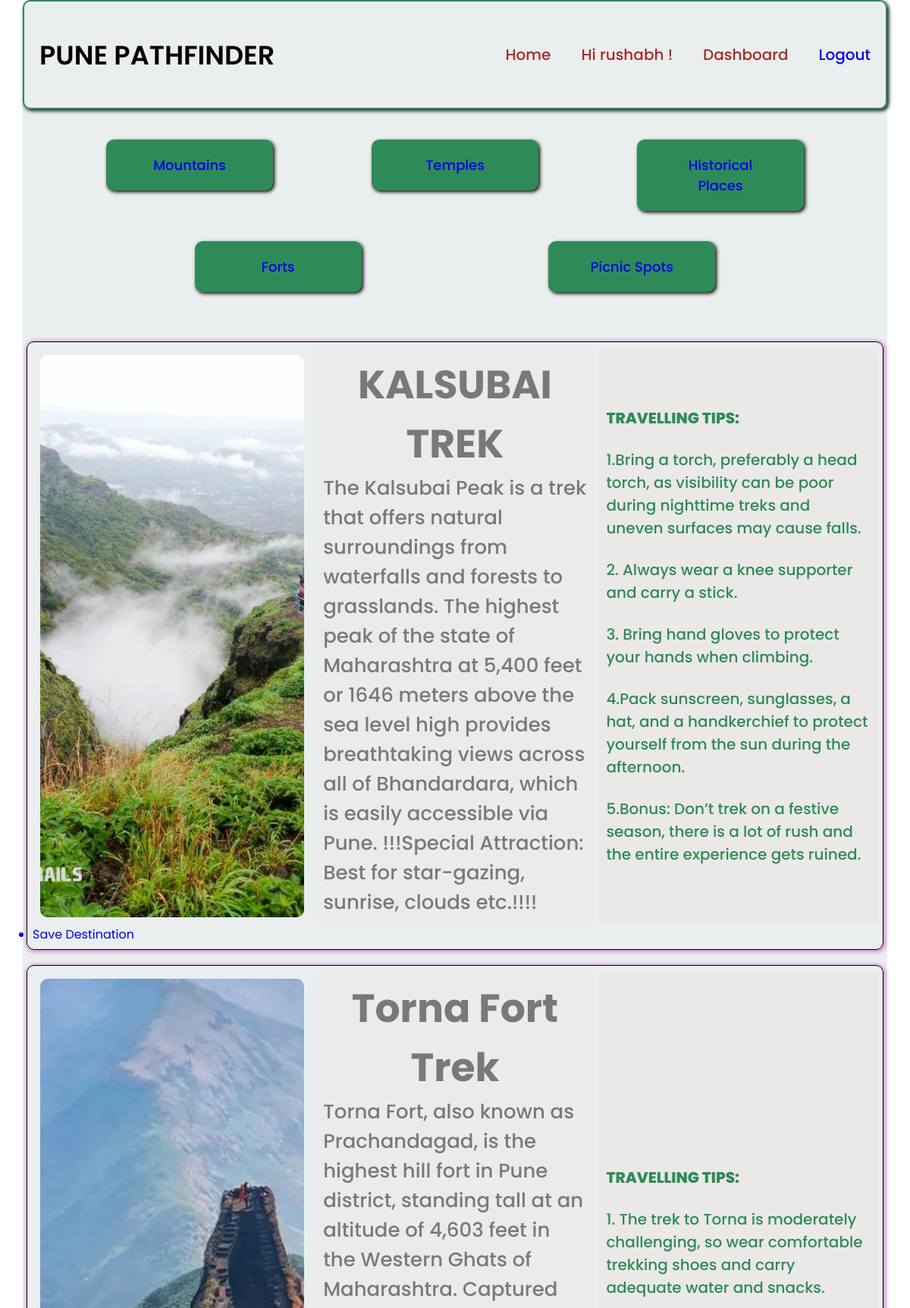
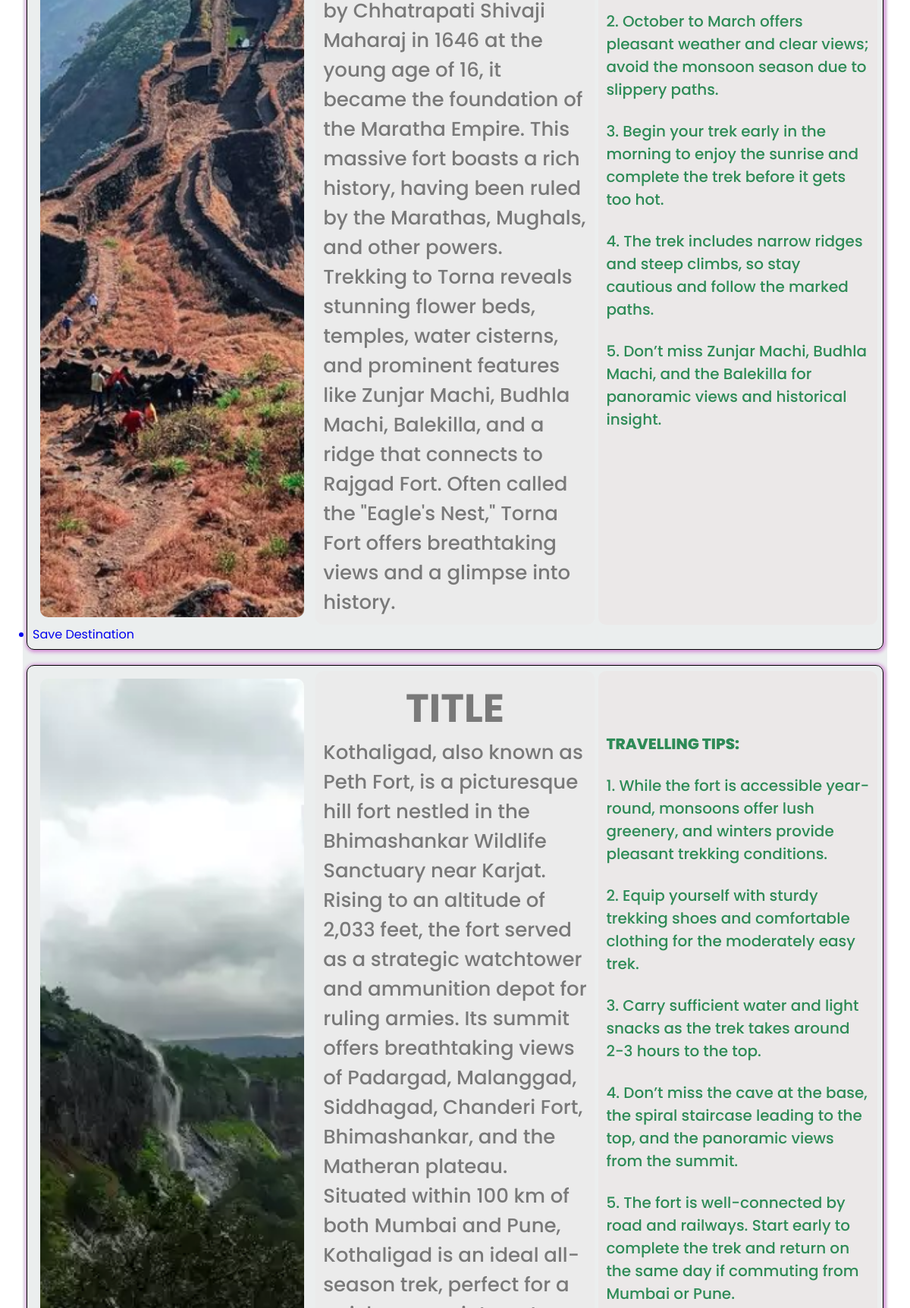
Screenshot of /mountain/ (signed in, upper part) with the database file from the repository (2 pictures, top to bottom).
### home/models.py (models this page shows)
class dest_input(models.Model):
    dest_category=models.CharField(max_length=30)
    dest_title=models.CharField(max_length=50,default="TITLE")
    dest_image=models.ImageField(upload_to="static")
    dest_desc=models.TextField()
    dest_tips=models.TextField(default="un")
    dest_tip1=models.TextField()
    dest_tip2=models.TextField()
    dest_tip3=models.TextField()
    dest_tip4=models.TextField(default="BEST OF LUCK")
    dest_tip5=models.TextField(default="HAVE A GREAT TRIP")
    user=models.ForeignKey(User,on_delete=models.SET_NULL,null=True,blank=True)

### home/views.py (the view)
# urls.py: path('mountain/',mountains),
def mountains(request):
    queryset=dest_input.objects.filter(dest_category='Mountains')
    context={'destination':queryset}
    return render(request,'dest_input.html',context)

### home/templates/dest_input.html (shortened to what this page needs)
<!DOCTYPE html>
<html lang="en">
<head>
    {% load static %}
    <link rel="stylesheet" href="{% static 'dest_input.css' %}">
</head>
<body>
    <div class="wrapper">
        <header>
            <div class="navbar">
                <nav>
                    <h1>PUNE PATHFINDER</h1>
                    <ul>
                        <a href="/destination/"><li>Home</li></a>
                        <li>Hi {{ request.user.username }} !</li>
                        <a href="/dashboard/"><li>Dashboard</li></a>
                        <li>{% if request.user.is_authenticated %}
                            <a href="/logout/" >Logout</a>
                            {%else%}
                            <a href="/login/">Login</a>
                            {%endif%}
                        </li>
                    </ul>
                </nav>
            </div>
        </header>
        <div class="categories">
                <a href="/mountain/">
                    <ul class="btn">
                        <li>Mountains</li>
                    </ul>
                </a>
                <a href="/Temples/">
                    <ul class="btn">
                        <li>Temples</li>
                    </ul>
                </a>
                <a href="/Historical/">
                    <ul class="btn">
                        <li>Historical Places</li>
                    </ul>
                </a>
                <a href="/Forts/">
                    <ul class="btn">
                        <li>Forts</li>
                    </ul>
                </a>
                <a href="/Picnic/">
                    <ul class="btn">
                        <li>Picnic Spots</li>
                    </ul>
                </a>
        </div>
        <div class="display-box">
            {% for d in destination %}
            <table>
                <tr>
                    <td class="image">
                        <img src="/media/{{d.dest_image}}" alt="">
                    </td>
                    <td class="description">
                    <ul>
                        <li>
                            <h1 style="text-align: center;">{{d.dest_title}}</h1>
                        </li>
                        <li>
                            {{d.dest_desc}}
                        </li>
                    </ul>
                    </td>
                    <td class="tips">
                        <ul>
                            <li style="font-weight: 800;">TRAVELLING TIPS:</li>
                            <br>
                            <li>{{d.dest_tip1}}</li>
                            <br>
                            <li>{{d.dest_tip2}}</li>
                            <br>
                            <li>{{d.dest_tip3}}</li>
                            <br>
                            <li>{{d.dest_tip4}}</li>
                            <br>
                            <li>{{d.dest_tip5}}</li>
                        </ul>
                    </td>
                </tr>
                <tr>
                    <td>
                        <a href="/save/{{d.id}}">
                            <ul class="save-btn">
                                <li>Save Destination</li>
                            </ul>
                        </a>
                    </td>
                </tr>
            </table>
            {% endfor %}
        </div>
    </div>
</body>
</html>

### home/static/dest_input.css (style rules this page uses)
* { margin: 0; padding:0; box-sizing: border-box; font-family: "Poppins", sans-serif; }
body { display: flex; min-height: 100vh ; justify-content: center; align-items: center; border-radius: 10px; background:url(./background.jpg) no-repeat center center/cover; }
.wrapper { width: 95vw; min-height: 95vh; background-color: rgba(211, 217, 217, 0.447); backdrop-filter: blur(10px); border-radius: 10px; display: flex; flex-direction: column; }
header .navbar { padding: 20px; border: 2px solid seagreen; border-radius: 10px; box-shadow: 2px 2px 5px black; }
header .navbar nav { display: flex; justify-content: space-between; align-items: center; height: 100px; }
nav h1 { font-size: 35px; font-weight: 600; }
header .navbar nav ul li { list-style: none; font-size: 20px; font-weight: 500; color: brown; transition: all 2s linear; }
header .navbar nav ul { display: flex; justify-content: space-between; gap: 40px; transition: all 2s ease-in-out; }
.categories { display: flex; flex-wrap: wrap; margin: 10px; padding: 10px; justify-content: space-evenly; }
.categories .btn { padding: 20px 40px; font-weight: 500; font-size: 20px; border-radius: 10px; outline: none; width: 300px; border: none; transition: all 0.2s ease-in-out; cursor: pointer; }
a { text-decoration: none; text-align: center; }
.btn li { padding: 20px 40px; font-weight: 500; font-size: 18px; text-decoration: none; border-radius: 10px; background-color: seagreen; outline: none; border: none; transition: all 0.2s ease-in-out; cursor: pointer; list-style: none; box-shadow: 2px 2px 5px black; transition: all 0.2s ease-in-out; }
table { width: 100%; padding: 5px; border: 1px solid black; margin:20px 0px; border-radius: 10px; box-shadow: 1px 1px 5px 2px rgb(212, 144, 214); }
.display-box table tr { display: flex; justify-content: space-between; }
.display-box { padding: 5px; }
.description { display: flex; justify-content: center; align-items: center; background-color: rgba(236, 233, 233, 0.603); color: rgba(10, 9, 9, 0.507); font-size: 26px; font-weight: 500; padding: 10px; width: 33%; border-radius: 10px; }
.tips { background-color: rgba(236, 232, 232, 0.904); color: seagreen; font-size: 16px; font-weight: 500; padding: 10px; width: 33%; border-radius: 10px; }
.image { width: 33%; color: white; font-size: 16px; font-weight: 500; padding: 10px; }
img { object-fit: cover; width: 100%; height: 100%; border-radius: 10px; }
.tips li { list-style: none; font-size: 20px; font-weight: 500; }
.tips ul { height: 100%; display: flex; flex-direction: column; justify-content: center; }
.description li { display: flex; flex-direction: column; justify-content: center; list-style: none; }
.description li h1 { justify-content: flex-start; }

### rows the page displays
dest_input: dest_image (picture), dest_title "KALSUBAI TREK", dest_desc "The Kalsubai Peak is a trek that offers natural surroundings from waterfalls and forests to grasslands. The highest peak of the state of Maharashtra at 5,400 feet or 1646 meters above the sea level high provides breathtaking views across all of Bhandardara, which is easily accessible via Pune. !!!Special Attraction: Best for star-gazing, sunrise, clouds etc.!!!!", dest_tip1 "1.Bring a torch, preferably a head torch, as visibility can be poor during nighttime treks and uneven surfaces may cause falls.", dest_tip2 "2. Always wear a knee supporter and carry a stick.", dest_tip3 "3. Bring hand gloves to protect your hands when climbing.", dest_tip4 "4.Pack sunscreen, sunglasses, a hat, and a handkerchief to protect yourself from the sun during the afternoon.", dest_tip5 "5.Bonus: Don’t trek on a festive season, there is a lot of rush and the entire experience gets ruined."
dest_input: dest_image (picture), dest_title "Torna Fort Trek", dest_desc "Torna Fort, also known as Prachandagad, is the highest hill fort in Pune district, standing tall at an altitude of 4,603 feet in the Western Ghats of Maharashtra. Captured by Chhatrapati Shivaji Maharaj in 1646 at the young age of 16, it became the foundation of the Maratha Empire. This massive fort boasts a rich history, having been ruled by the Marathas, Mughals, and other powers. Trekking to Torna reveals stunning flower beds, temples, water cisterns, and prominent features like Zunjar Machi, Budhla Machi, Balekilla, and a ridge that connects to Rajgad Fort. Often called the \"Eagle's Nest,\" Torna Fort offers breathtaking views and a glimpse into history.", dest_tip1 "1. The trek to Torna is moderately challenging, so wear comfortable trekking shoes and carry adequate water and snacks.", dest_tip2 "2. October to March offers pleasant weather and clear views; avoid the monsoon season due to slippery paths.", dest_tip3 "3. Begin your trek early in the morning to enjoy the sunrise and complete the trek before it gets too hot.", dest_tip4 "4. The trek includes narrow ridges and steep climbs, so stay cautious and follow the marked paths.", dest_tip5 "5. Don’t miss Zunjar Machi, Budhla Machi, and the Balekilla for panoramic views and historical insight."
dest_input: dest_image (picture), dest_title "TITLE", dest_tip1 "1. While the fort is accessible year-round, monsoons offer lush greenery, and winters provide pleasant trekking conditions.", dest_tip2 "2. Equip yourself with sturdy trekking shoes and comfortable clothing for the moderately easy trek.", dest_tip3 "3. Carry sufficient water and light snacks as the trek takes around 2-3 hours to the top.", dest_tip4 "4. Don’t miss the cave at the base, the spiral staircase leading to the top, and the panoramic views from the summit.", dest_tip5 "5. The fort is well-connected by road and railways. Start early to complete the trek and return on the same day if commuting from Mumbai or Pune."

### other values shown
{{ request.user.username }} "rushabh"
